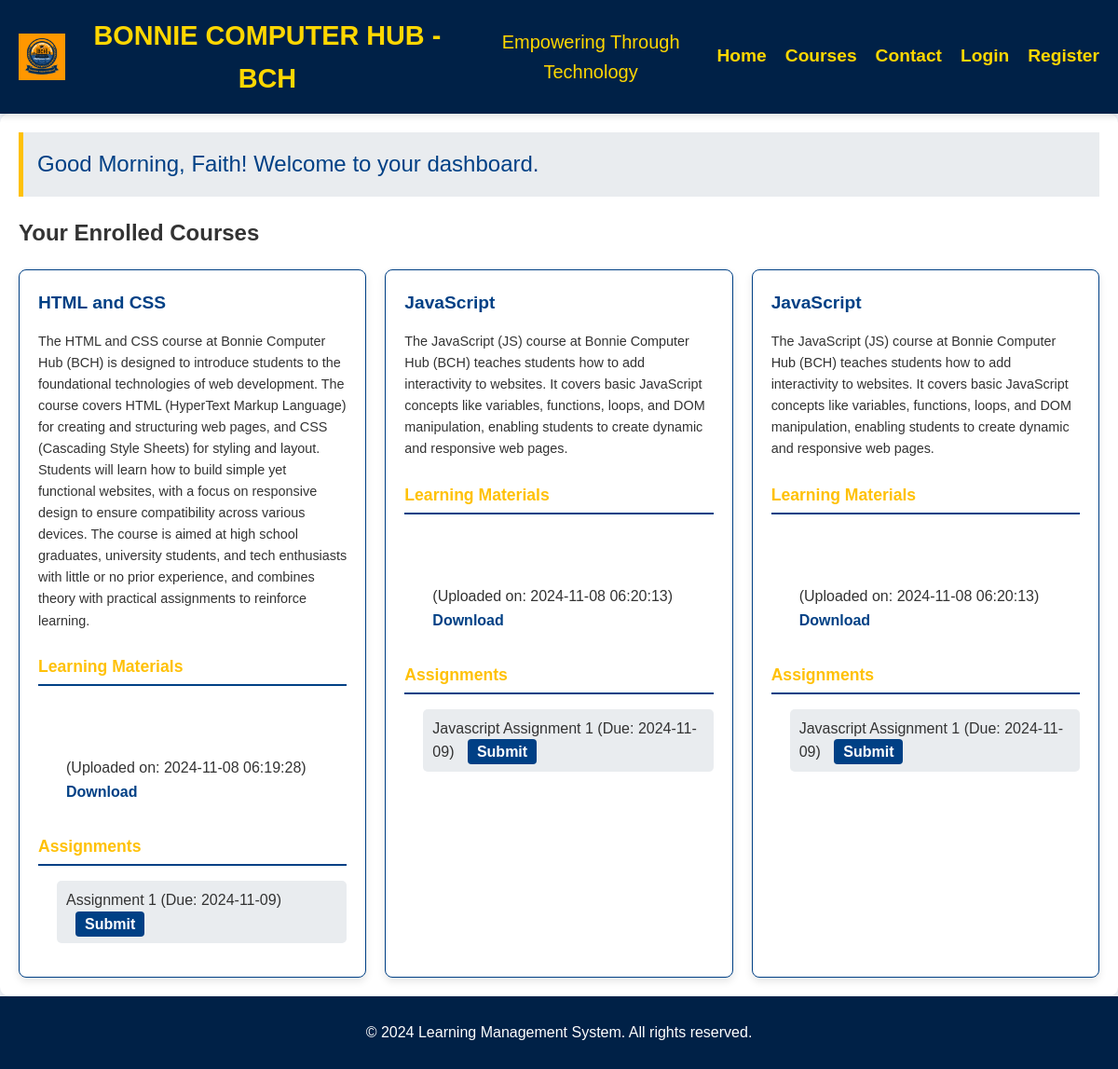
/student/student_dashboard.php (signed in), run on the app's committed database.
### tables this page shows
CREATE TABLE `users` (
  `id` int(11) NOT NULL,
  `name` varchar(100) NOT NULL,
  `email` varchar(100) NOT NULL,
  `password` varchar(255) NOT NULL,
  `role` enum('admin','instructor','student') NOT NULL,
  `created_at` timestamp NOT NULL DEFAULT current_timestamp(),
  `updated_at` timestamp NOT NULL DEFAULT current_timestamp() ON UPDATE current_timestamp(),
  `role_id` int(11) NOT NULL,
  `submission_status` varchar(20) DEFAULT 'pending'
);

CREATE TABLE `courses` (
  `id` int(11) NOT NULL,
  `course_name` varchar(255) NOT NULL,
  `description` text DEFAULT NULL,
  `created_by` int(11) NOT NULL,
  `created_at` timestamp NOT NULL DEFAULT current_timestamp(),
  `updated_at` timestamp NOT NULL DEFAULT current_timestamp() ON UPDATE current_timestamp(),
  `name` varchar(255) NOT NULL
);

CREATE TABLE `course_materials` (
  `id` int(11) NOT NULL,
  `course_id` int(11) NOT NULL,
  `material_name` varchar(255) NOT NULL,
  `material_description` text DEFAULT NULL,
  `file_path` varchar(255) NOT NULL,
  `uploaded_at` timestamp NOT NULL DEFAULT current_timestamp(),
  `file_name` varchar(255) NOT NULL,
  `description` text DEFAULT NULL
);

CREATE TABLE `course_assignments` (
  `id` int(11) NOT NULL,
  `course_id` int(11) NOT NULL,
  `title` varchar(255) NOT NULL,
  `description` text NOT NULL,
  `due_date` date NOT NULL,
  `marks` int(11) NOT NULL,
  `instructions` text DEFAULT NULL
);

### student/student_dashboard.php (the view, shortened to what this page needs)
<?php
require_once '../includes/db_connect.php';
$student_id = $_SESSION['user_id'];
$name_query = $pdo->prepare("SELECT name FROM users WHERE id = ?");
$name_query->execute([$student_id]);
$user_data = $name_query->fetch(PDO::FETCH_ASSOC);
$user_name = $user_data ? $user_data['name'] : 'Student';
$hour = date('H');
if ($hour < 12) {
    $greeting = 'Good Morning';
} elseif ($hour < 18) {
    $greeting = 'Good Afternoon';
} else {
    $greeting = 'Good Evening';
}
$courses = $pdo->prepare("
    SELECT c.id, c.course_name, c.description
    FROM courses c
    JOIN enrollments e ON c.id = e.course_id
    WHERE e.user_id = ?
");
$courses->execute([$student_id]);
$courses = $courses->fetchAll(PDO::FETCH_ASSOC);
foreach ($courses as &$course) {
    $course_id = $course['id'];
    $materials = $pdo->prepare("
        SELECT material_name, material_description, file_path, uploaded_at
        FROM course_materials
        WHERE course_id = ?
    ");
    $materials->execute([$course_id]);
    $course['materials'] = $materials->fetchAll(PDO::FETCH_ASSOC);
    $assignments = $pdo->prepare("SELECT id, title, due_date FROM course_assignments WHERE course_id = ?");
    $assignments->execute([$course_id]);
    $course['assignments'] = $assignments->fetchAll(PDO::FETCH_ASSOC);
}
?>
<!DOCTYPE html>
<html lang="en">
<head>
    <link rel="stylesheet" href="../css/styles.css">
</head>
<body>
    <?php include '../includes/header.php'; ?>
    <main>
        <div class="welcome-message">
            <?= $greeting . ', ' . htmlspecialchars($user_name) ?>! Welcome to your dashboard.
        </div>
        <h2>Your Enrolled Courses</h2>
        <div class="courses">
            <?php if (empty($courses)): ?>
                <p>You are not enrolled in any courses at the moment.</p>
            <?php else: ?>
                <?php foreach ($courses as $course): ?>
                    <div class="course-card">
                        <h3><?= htmlspecialchars($course['course_name']) ?></h3>
                        <p><?= htmlspecialchars($course['description']) ?></p>
                        <div class="materials">
                            <h4>Learning Materials</h4>
                            <ul>
                                <?php if (empty($course['materials'])): ?>
                                    <li>No materials available for this course.</li>
                                <?php else: ?>
                                    <?php foreach ($course['materials'] as $material): ?>
                                        <li>
                                            <strong><?= htmlspecialchars($material['material_name']) ?></strong><br>
                                            <?= htmlspecialchars($material['material_description']) ?><br>
                                            (Uploaded on: <?= htmlspecialchars($material['uploaded_at']) ?>)<br>
                                            <a href="<?= htmlspecialchars($material['file_path']) ?>" download>
                                                Download <?= htmlspecialchars($material['material_name']) ?>
                                            </a>
                                        </li>
                                    <?php endforeach; ?>
                                <?php endif; ?>
                            </ul>
                        </div>
                        <div class="assignments">
                            <h4>Assignments</h4>
                            <ul>
                                <?php if (empty($course['assignments'])): ?>
                                    <li>No assignments available for this course.</li>
                                <?php else: ?>
                                    <?php foreach ($course['assignments'] as $assignment): ?>
                                        <li>
                                            <?= htmlspecialchars($assignment['title']) ?> (Due: <?= htmlspecialchars($assignment['due_date']) ?>)
                                            <a href="submit_assignment.php?assignment_id=<?= htmlspecialchars($assignment['id']) ?>">Submit</a>
                                        </li>
                                    <?php endforeach; ?>
                                <?php endif; ?>
                            </ul>
                        </div>
                    </div>
                <?php endforeach; ?>
            <?php endif; ?>
        </div>
    </main>
    <?php include '../includes/footer.php'; ?>
</body>
</html>

### css/styles.css (style rules this page uses)
body { font-family: Arial, sans-serif; margin: 0; padding: 0; line-height: 1.6; background-color: #f4f4f4; }
main { padding: 20px; background-color: #FFFFFF; margin: 20px auto; border-radius: 10px; box-shadow: 0 2px 10px rgba(0, 0, 0, 0.1); }
ul { margin-left: 20px; }

### student/student_dashboard.php (style rules this page uses)
body { font-family: Arial, sans-serif; color: #333; background-color: #f9f9f9; margin: 0; padding: 0; }
main { padding: 20px; max-width: 1200px; margin: auto; }
.welcome-message { font-size: 1.5em; color: #004085; background-color: #e9ecef; padding: 15px; border-left: 5px solid #ffc107; margin-bottom: 20px; }
.courses { display: grid; grid-template-columns: repeat(auto-fill, minmax(300px, 1fr)); gap: 20px; }
.course-card { background-color: #ffffff; border: 1px solid #004085; border-radius: 8px; box-shadow: 0 4px 8px rgba(0, 0, 0, 0.1); padding: 20px; transition: transform 0.2s, box-shadow 0.2s; }
.course-card h3 { font-size: 1.2em; color: #004085; margin: 0 0 10px; }
.course-card p { font-size: 0.9em; color: #333333; }
.materials, .assignments { margin-top: 15px; }
.materials h4, .assignments h4 { font-size: 1.1em; color: #ffc107; border-bottom: 2px solid #004085; padding-bottom: 5px; margin-bottom: 10px; }
.materials ul, .assignments ul { list-style: none; padding-left: 0; }
.materials ul li, .assignments ul li { margin-bottom: 8px; padding: 8px 10px; border-radius: 5px; transition: background-color 0.2s; }
.materials ul li a, .assignments ul li a { text-decoration: none; color: #004085; font-weight: bold; }
.assignments ul li { background-color: #e9ecef; }
.assignments ul li a { color: #ffffff; background-color: #004085; padding: 5px 10px; border-radius: 4px; margin-left: 10px; text-decoration: none; transition: background-color 0.2s; }

### includes/header.php (style rules this page uses)
body { margin: 0; font-family: 'Arial', sans-serif; background-color: #f4f7fc; }

### data on the page
users: name "Faith"
courses: course_name "HTML and CSS", description "The HTML and CSS course at Bonnie Computer Hub (BCH) is designed to introduce students to the foundational technologies of web development. The course covers HTML (HyperText Markup Language) for creating and structuring web pages, and CSS (Cascading Style Sheets) for styling and layout. Students will learn how to build simple yet functional websites, with a focus on responsive design to ensure compatibility across various devices. The course is aimed at high school graduates, university students, and tech enthusiasts with little or no prior experience, and combines theory with practical assignments to reinforce learning."
course_materials: uploaded_at "2024-11-08 06:19:28"
course_assignments: title "Assignment 1", due_date "2024-11-09"
courses: course_name "JavaScript", description "The JavaScript (JS) course at Bonnie Computer Hub (BCH) teaches students how to add interactivity to websites. It covers basic JavaScript concepts like variables, functions, loops, and DOM manipulation, enabling students to create dynamic and responsive web pages."
course_materials: uploaded_at "2024-11-08 06:20:13"
course_assignments: title "Javascript Assignment 1", due_date "2024-11-09"

### other printed values
$greeting "Good Morning"
